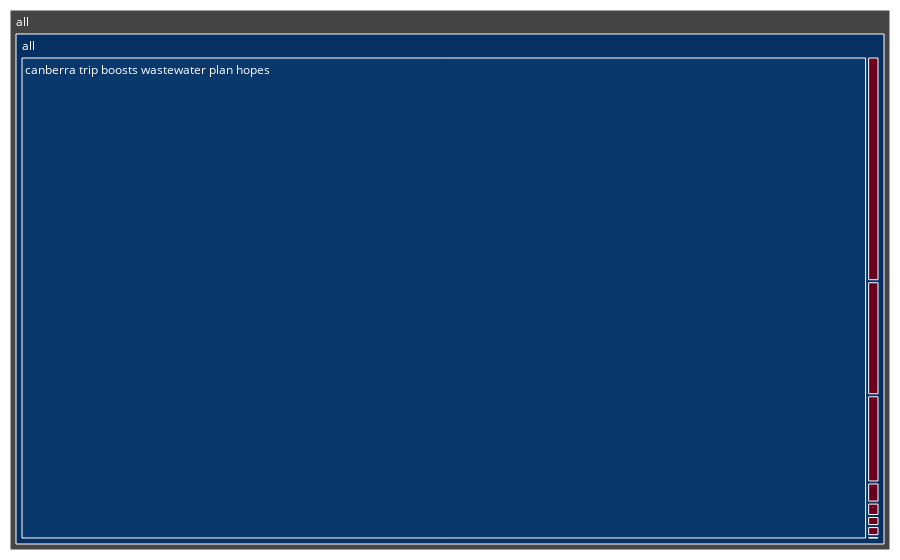

The notebook cell saved with this chart:
### Code cell
#build_tree_map(df_res1.iloc[::-1])

build_tree_map(df_res,maxdepth=3)

### Figure 1 — Plotly figure (JSON) as saved in the notebook; plotly's stock layout.template omitted (floating-point values rounded to 4 significant figures; data arrays with more than 128 entries replaced by an {"elided": "..."} marker saying what was removed)
{"data": [{"branchvalues": "total", "domain": {"x": [0, 1], "y": [0, 1]}, "hovertemplate": "<b>%{label} </b> <br> Label: %{value}<br>Color: %{color:.2f}", "ids": {"elided": "143 int values"}, "labels": {"elided": "143 str values"}, "marker": {"cmid": 0.5, "colors": {"elided": "143 float values"}, "colorscale": [[0, "rgb(103,0,31)"], [0.1, "rgb(178,24,43)"], [0.2, "rgb(214,96,77)"], [0.3, "rgb(244,165,130)"], [0.4, "rgb(253,219,199)"], [0.5, "rgb(247,247,247)"], [0.6, "rgb(209,229,240)"], [0.7, "rgb(146,197,222)"], [0.8, "rgb(67,147,195)"], [0.9, "rgb(33,102,172)"], [1, "rgb(5,48,97)"]]}, "maxdepth": 3, "name": "", "parents": {"elided": "143 mixed values"}, "type": "treemap", "values": {"elided": "143 int values"}}], "layout": {"margin": {"b": 10, "l": 10, "r": 10, "t": 10}}}
